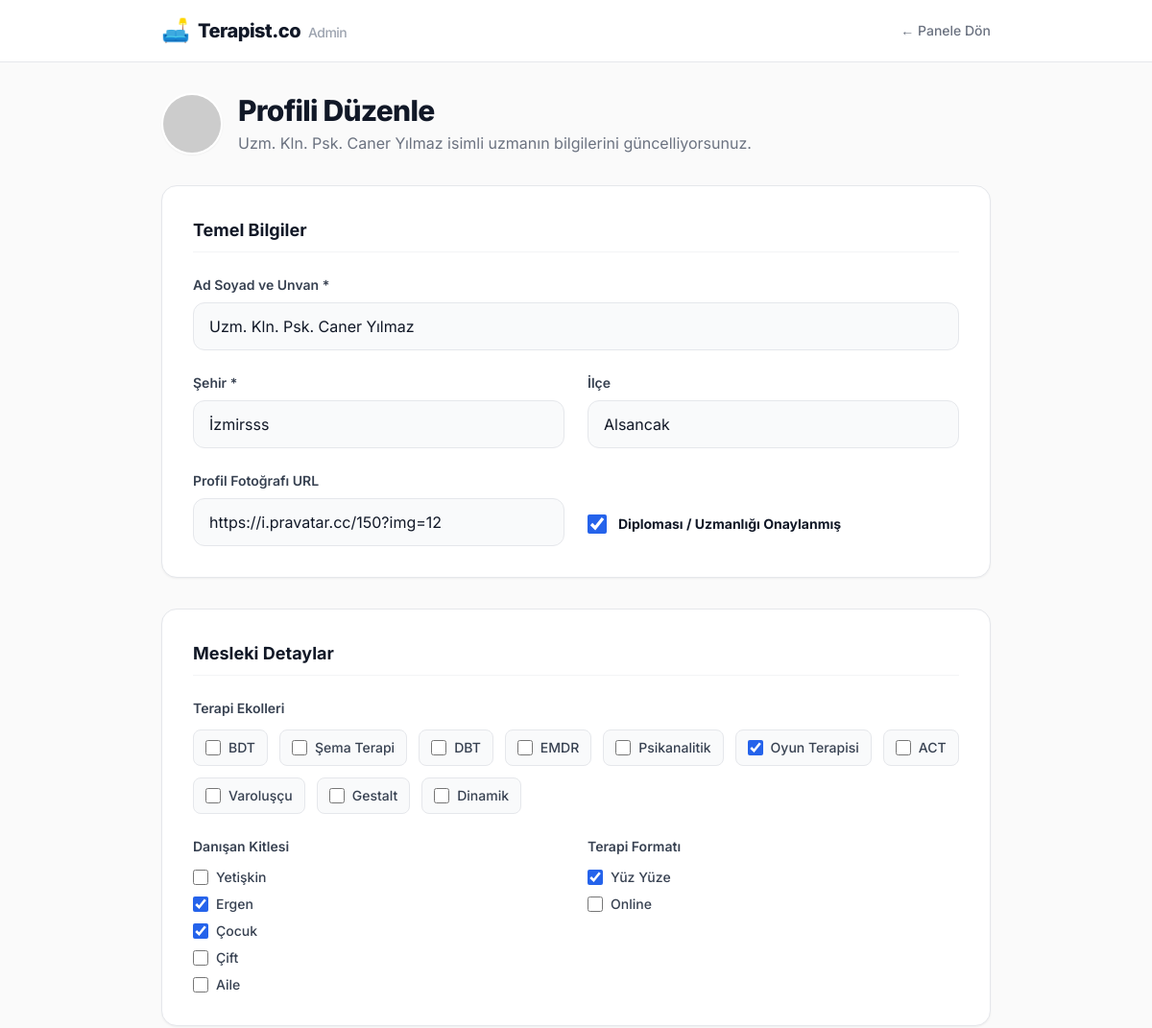
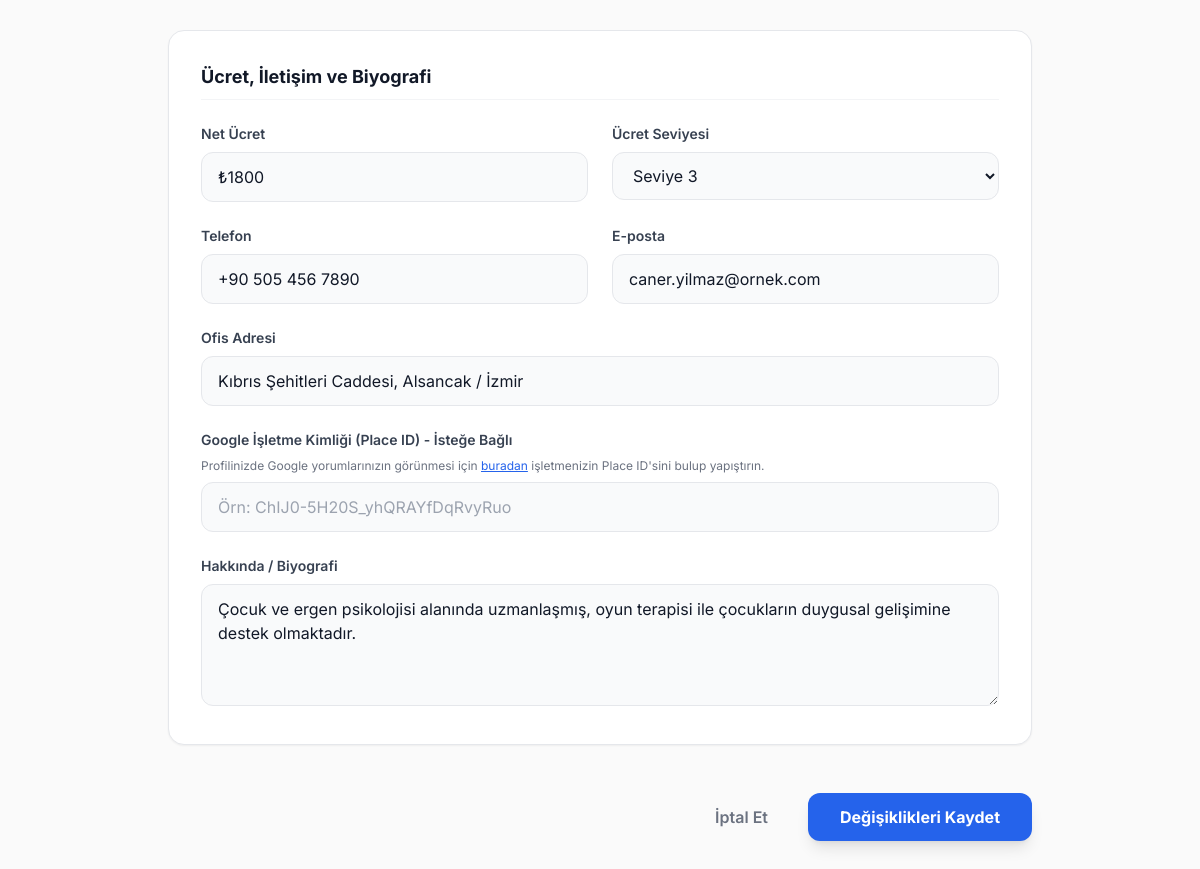
The app's page /duzenle.php?id=3 (signed in) with its own data (2 pictures, top to bottom).
### tables this page shows
CREATE TABLE psikologlar (
            id INTEGER PRIMARY KEY AUTOINCREMENT,
            ad TEXT NOT NULL,
            sehir TEXT NOT NULL,
            ilce TEXT NOT NULL,
            ekoller TEXT NOT NULL,
            kitle TEXT NOT NULL,
            format TEXT NOT NULL,
            ucret TEXT NOT NULL,
            fiyat_seviyesi INTEGER NOT NULL,
            onayli INTEGER DEFAULT 0,
            gorsel TEXT,
            biyografi TEXT,
            telefon TEXT,
            email TEXT,
            adres TEXT
        , sifre TEXT, google_place_id TEXT, egitim TEXT, calisma_saatleri TEXT, deneyim_yili INTEGER, kurumlar TEXT, uzmanlik_alanlari TEXT, stil_ev_odevi INTEGER DEFAULT 3, stil_direktiflik INTEGER DEFAULT 3, stil_yapi INTEGER DEFAULT 3, stil_odak INTEGER DEFAULT 3, cinsiyet TEXT, yas INTEGER);

### duzenle.php (the view, shortened to what this page needs)
<?php
require_once 'db.php';
$id = $_GET['id'] ?? 0;
$stmt = $pdo->prepare("SELECT * FROM psikologlar WHERE id = ?");
$stmt->execute([$id]);
$uzman = $stmt->fetch();
$mevcut_ekoller = json_decode($uzman['ekoller'], true) ?? [];
$mevcut_kitle   = json_decode($uzman['kitle'], true) ?? [];
$mevcut_format  = json_decode($uzman['format'], true) ?? [];
$sabit_ekoller = ['BDT', 'Şema Terapi', 'DBT', 'EMDR', 'Psikanalitik', 'Oyun Terapisi', 'ACT', 'Varoluşçu', 'Gestalt', 'Dinamik'];
$sabit_kitleler = ['Yetişkin', 'Ergen', 'Çocuk', 'Çift', 'Aile'];
$sabit_formatlar = ['Yüz Yüze', 'Online'];
?>
<!DOCTYPE html>
<html lang="tr">
<head>
    <script src="https://cdn.tailwindcss.com"></script>
</head>
<body class="bg-[#FAFAFA] text-gray-900 antialiased pb-20">
    <nav class="bg-white border-b border-gray-200 sticky top-0 z-50">
        <div class="max-w-4xl mx-auto px-4 py-4 flex justify-between items-center">
            <div class="flex items-center gap-2">
                <span class="text-2xl">🛋️</span>
                <span class="font-extrabold text-xl tracking-tight">Terapist.co <span class="text-sm font-medium text-gray-400 ml-1">Admin</span></span>
            </div>
            <a href="admin.php" class="text-sm font-medium text-gray-500 hover:text-gray-900 transition">← Panele Dön</a>
        </div>
    </nav>
    <main class="max-w-4xl mx-auto px-4 mt-8">
        <div class="mb-8 flex items-center gap-4">
            <img src="<?= htmlspecialchars($uzman['gorsel']) ?>" class="w-16 h-16 rounded-full border-2 border-white shadow-sm object-cover">
            <div>
                <h1 class="text-3xl font-extrabold tracking-tight mb-1">Profili Düzenle</h1>
                <p class="text-gray-500"><?= htmlspecialchars($uzman['ad']) ?> isimli uzmanın bilgilerini güncelliyorsunuz.</p>
            </div>
        </div>
        <form method="POST" action="" class="space-y-8">
            <div class="bg-white p-6 md:p-8 rounded-2xl border border-gray-200 shadow-sm">
                <h2 class="text-lg font-bold text-gray-900 mb-6 border-b border-gray-100 pb-2">Temel Bilgiler</h2>
                <div class="grid grid-cols-1 md:grid-cols-2 gap-6">
                    <div class="md:col-span-2">
                        <label class="block text-sm font-semibold text-gray-700 mb-2">Ad Soyad ve Unvan *</label>
                        <input type="text" name="ad" value="<?= htmlspecialchars($uzman['ad']) ?>" required class="w-full px-4 py-3 border border-gray-200 rounded-xl focus:outline-none focus:ring-2 focus:ring-blue-500 transition bg-gray-50 focus:bg-white">
                    </div>
                    <div>
                        <label class="block text-sm font-semibold text-gray-700 mb-2">Şehir *</label>
                        <input type="text" name="sehir" value="<?= htmlspecialchars($uzman['sehir']) ?>" required class="w-full px-4 py-3 border border-gray-200 rounded-xl focus:outline-none focus:ring-2 focus:ring-blue-500 transition bg-gray-50 focus:bg-white">
                    </div>
                    <div>
                        <label class="block text-sm font-semibold text-gray-700 mb-2">İlçe</label>
                        <input type="text" name="ilce" value="<?= htmlspecialchars($uzman['ilce']) ?>" class="w-full px-4 py-3 border border-gray-200 rounded-xl focus:outline-none focus:ring-2 focus:ring-blue-500 transition bg-gray-50 focus:bg-white">
                    </div>
                    <div>
                        <label class="block text-sm font-semibold text-gray-700 mb-2">Profil Fotoğrafı URL</label>
                        <input type="text" name="gorsel" value="<?= htmlspecialchars($uzman['gorsel']) ?>" class="w-full px-4 py-3 border border-gray-200 rounded-xl focus:outline-none focus:ring-2 focus:ring-blue-500 transition bg-gray-50 focus:bg-white">
                    </div>
                    <div class="flex items-center gap-3 mt-8">
                        <input type="checkbox" name="onayli" id="onayli" <?= $uzman['onayli'] ? 'checked' : '' ?> class="w-5 h-5 text-blue-600 border-gray-300 rounded focus:ring-blue-500 accent-blue-600 cursor-pointer">
                        <label for="onayli" class="text-sm font-bold text-gray-900 cursor-pointer">Diploması / Uzmanlığı Onaylanmış</label>
                    </div>
                </div>
            </div>
            <div class="bg-white p-6 md:p-8 rounded-2xl border border-gray-200 shadow-sm">
                <h2 class="text-lg font-bold text-gray-900 mb-6 border-b border-gray-100 pb-2">Mesleki Detaylar</h2>
                <div class="mb-6">
                    <label class="block text-sm font-semibold text-gray-700 mb-3">Terapi Ekolleri</label>
                    <div class="flex flex-wrap gap-3">
                        <?php foreach($sabit_ekoller as $ekol): ?>
                        <label class="flex items-center gap-2 bg-gray-50 px-3 py-2 border border-gray-200 rounded-lg cursor-pointer hover:bg-gray-100 transition">
                            <input type="checkbox" name="ekol[]" value="<?= $ekol ?>" <?= in_array($ekol, $mevcut_ekoller) ? 'checked' : '' ?> class="w-4 h-4 accent-blue-600">
                            <span class="text-sm font-medium text-gray-700"><?= $ekol ?></span>
                        </label>
                        <?php endforeach; ?>
                    </div>
                </div>
                <div class="grid grid-cols-1 md:grid-cols-2 gap-6">
                    <div>
                        <label class="block text-sm font-semibold text-gray-700 mb-3">Danışan Kitlesi</label>
                        <div class="flex flex-col gap-2">
                            <?php foreach($sabit_kitleler as $kitle): ?>
                            <label class="flex items-center gap-2 cursor-pointer">
                                <input type="checkbox" name="kitle[]" value="<?= $kitle ?>" <?= in_array($kitle, $mevcut_kitle) ? 'checked' : '' ?> class="w-4 h-4 accent-blue-600">
                                <span class="text-sm font-medium text-gray-700"><?= $kitle ?></span>
                            </label>
                            <?php endforeach; ?>
                        </div>
                    </div>
                    <div>
                        <label class="block text-sm font-semibold text-gray-700 mb-3">Terapi Formatı</label>
                        <div class="flex flex-col gap-2">
                            <?php foreach($sabit_formatlar as $format): ?>
                            <label class="flex items-center gap-2 cursor-pointer">
                                <input type="checkbox" name="format[]" value="<?= $format ?>" <?= in_array($format, $mevcut_format) ? 'checked' : '' ?> class="w-4 h-4 accent-blue-600">
                                <span class="text-sm font-medium text-gray-700"><?= $format ?></span>
                            </label>
                            <?php endforeach; ?>
                        </div>
                    </div>
                </div>
            </div>
            <div class="bg-white p-6 md:p-8 rounded-2xl border border-gray-200 shadow-sm">
                <h2 class="text-lg font-bold text-gray-900 mb-6 border-b border-gray-100 pb-2">Ücret, İletişim ve Biyografi</h2>
                <div class="grid grid-cols-1 md:grid-cols-2 gap-6">
                    <div>
                        <label class="block text-sm font-semibold text-gray-700 mb-2">Net Ücret</label>
                        <input type="text" name="ucret" value="<?= htmlspecialchars($uzman['ucret']) ?>" class="w-full px-4 py-3 border border-gray-200 rounded-xl focus:outline-none focus:ring-2 focus:ring-blue-500 transition bg-gray-50 focus:bg-white">
                    </div>
                    <div>
                        <label class="block text-sm font-semibold text-gray-700 mb-2">Ücret Seviyesi</label>
                        <select name="fiyat_seviyesi" class="w-full px-4 py-3 border border-gray-200 rounded-xl focus:outline-none focus:ring-2 focus:ring-blue-500 transition bg-gray-50 focus:bg-white cursor-pointer">
                            <?php for($i=1; $i<=5; $i++): ?>
                                <option value="<?= $i ?>" <?= $uzman['fiyat_seviyesi'] == $i ? 'selected' : '' ?>>Seviye <?= $i ?></option>
                            <?php endfor; ?>
                        </select>
                    </div>
                    <div>
                        <label class="block text-sm font-semibold text-gray-700 mb-2">Telefon</label>
                        <input type="text" name="telefon" value="<?= htmlspecialchars($uzman['telefon']) ?>" class="w-full px-4 py-3 border border-gray-200 rounded-xl focus:outline-none focus:ring-2 focus:ring-blue-500 transition bg-gray-50 focus:bg-white">
                    </div>
                    <div>
                        <label class="block text-sm font-semibold text-gray-700 mb-2">E-posta</label>
                        <input type="email" name="email" value="<?= htmlspecialchars($uzman['email']) ?>" class="w-full px-4 py-3 border border-gray-200 rounded-xl focus:outline-none focus:ring-2 focus:ring-blue-500 transition bg-gray-50 focus:bg-white">
                    </div>
                    <div class="md:col-span-2">
                        <label class="block text-sm font-semibold text-gray-700 mb-2">Ofis Adresi</label>
                        <input type="text" name="adres" value="<?= htmlspecialchars($uzman['adres']) ?>" class="w-full px-4 py-3 border border-gray-200 rounded-xl focus:outline-none focus:ring-2 focus:ring-blue-500 transition bg-gray-50 focus:bg-white">
                    </div>
                    <div class="md:col-span-2">
                        <label class="block text-sm font-semibold text-gray-700 mb-2">Google İşletme Kimliği (Place ID) - İsteğe Bağlı</label>
                        <p class="text-xs text-gray-500 mb-2">Profilinizde Google yorumlarınızın görünmesi için <a href="https://developers.google.com/maps/documentation/places/web-service/place-id" target="_blank" class="text-blue-600 underline">buradan</a> işletmenizin Place ID'sini bulup yapıştırın.</p>
                        <input type="text" name="google_place_id" placeholder="Örn: ChIJ0-5H20S_yhQRAYfDqRvyRuo" class="w-full px-4 py-3 border border-gray-200 rounded-xl focus:outline-none focus:ring-2 focus:ring-blue-500 transition bg-gray-50 focus:bg-white">
                    </div>
                    <div class="md:col-span-2">
                        <label class="block text-sm font-semibold text-gray-700 mb-2">Hakkında / Biyografi</label>
                        <textarea name="biyografi" rows="4" class="w-full px-4 py-3 border border-gray-200 rounded-xl focus:outline-none focus:ring-2 focus:ring-blue-500 transition bg-gray-50 focus:bg-white resize-y"><?= htmlspecialchars($uzman['biyografi']) ?></textarea>
                    </div>
                </div>
            </div>
            <div class="flex items-center justify-end gap-4 pt-4">
                <a href="admin.php" class="px-6 py-3 text-gray-500 font-semibold hover:text-gray-900 transition">İptal Et</a>
                <button type="submit" class="bg-blue-600 text-white px-8 py-3 rounded-xl font-bold hover:bg-blue-700 transition shadow-lg">Değişiklikleri Kaydet</button>
            </div>
        </form>
    </main>
</body>
</html>

### duzenle.php (style rules this page uses)
body { font-family: 'Inter', sans-serif; }

### records on screen
psikologlar: ad "Uzm. Kln. Psk. Caner Yılmaz", sehir "İzmirsss", ilce "Alsancak", gorsel "https://i.pravatar.cc/150?img=12", onayli "☑", ekoller "☑", kitle "☑", format "☑", ucret "₺1800", fiyat_seviyesi "Seviye 3", telefon "+90 505 456 7890", email "caner.yilmaz@ornek.com", adres "Kıbrıs Şehitleri Caddesi, Alsancak / İzmir", biyografi "Çocuk ve ergen psikolojisi alanında uzmanlaşmış, oyun terapisi ile çocukların duygusal gelişimine destek olmaktadır."

### other values on screen
$ekol "BDT"
$ekol "Şema Terapi"
$ekol "DBT"
$ekol "EMDR"
$ekol "Psikanalitik"
$ekol "Oyun Terapisi"
$ekol "ACT"
$ekol "Varoluşçu"
$ekol "Gestalt"
$ekol "Dinamik"
$kitle "Yetişkin"
$kitle "Ergen"
$kitle "Çocuk"
$kitle "Çift"
$kitle "Aile"
